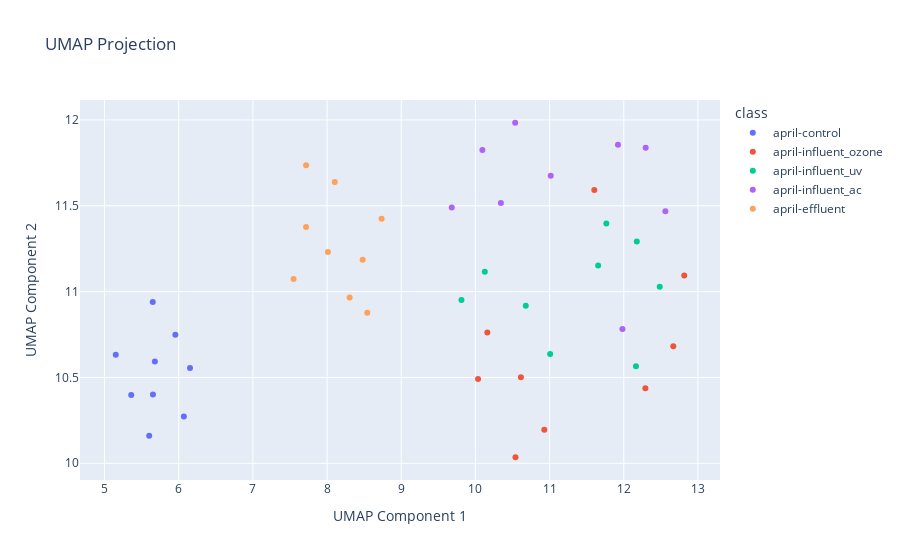

Write notebook code for a chart like this one.
### Code cell
from src.StreamPort.ml.MachineLearningEngine import MachineLearningEngine
from src.StreamPort.ml.MachineLearningProcessingSettings import  MakeModelUMAP
import pandas as pd

path = 'feature_list.csv'
engine = MachineLearningEngine()
engine.add_analyses_from_csv(path)

class_path = 'new_metadata.csv'
df = pd.read_csv(class_path)

#plot april
print("plot april")
engine.add_month_classes(df, 'april') 

umap_model = MakeModelUMAP(n_neighbors=15, min_dist=0.1, n_components=2, random_state=42)
engine.add_settings(umap_model)
engine.run_workflow()
engine.plot_umap()

### Figure 1 — Plotly figure (JSON) as saved in the notebook; plotly's stock layout.template omitted (floating-point values rounded to 4 significant figures)
{"data": [{"hovertemplate": "class=april-control<br>UMAP Component 1=%{x}<br>UMAP Component 2=%{y}<extra></extra>", "legendgroup": "april-control", "marker": {"color": "#636efa", "symbol": "circle"}, "mode": "markers", "name": "april-control", "orientation": "v", "showlegend": true, "type": "scatter", "x": [5.679, 6.152, 5.955, 5.653, 5.36, 5.151, 6.069, 5.65, 5.602], "xaxis": "x", "y": [10.59, 10.55, 10.75, 10.4, 10.4, 10.63, 10.27, 10.94, 10.16], "yaxis": "y"}, {"hovertemplate": "class=april-influent_ozone<br>UMAP Component 1=%{x}<br>UMAP Component 2=%{y}<extra></extra>", "legendgroup": "april-influent_ozone", "marker": {"color": "#EF553B", "symbol": "circle"}, "mode": "markers", "name": "april-influent_ozone", "orientation": "v", "showlegend": true, "type": "scatter", "x": [10.04, 10.16, 10.61, 10.93, 10.54, 11.6, 12.67, 12.82, 12.29], "xaxis": "x", "y": [10.49, 10.76, 10.5, 10.2, 10.04, 11.59, 10.68, 11.09, 10.44], "yaxis": "y"}, {"hovertemplate": "class=april-influent_uv<br>UMAP Component 1=%{x}<br>UMAP Component 2=%{y}<extra></extra>", "legendgroup": "april-influent_uv", "marker": {"color": "#00cc96", "symbol": "circle"}, "mode": "markers", "name": "april-influent_uv", "orientation": "v", "showlegend": true, "type": "scatter", "x": [9.812, 10.13, 11.65, 11.01, 10.68, 11.77, 12.18, 12.48, 12.16], "xaxis": "x", "y": [10.95, 11.12, 11.15, 10.64, 10.92, 11.4, 11.29, 11.03, 10.57], "yaxis": "y"}, {"hovertemplate": "class=april-influent_ac<br>UMAP Component 1=%{x}<br>UMAP Component 2=%{y}<extra></extra>", "legendgroup": "april-influent_ac", "marker": {"color": "#ab63fa", "symbol": "circle"}, "mode": "markers", "name": "april-influent_ac", "orientation": "v", "showlegend": true, "type": "scatter", "x": [11.02, 9.681, 10.09, 10.34, 10.54, 11.92, 12.3, 12.56, 11.98], "xaxis": "x", "y": [11.68, 11.49, 11.83, 11.52, 11.98, 11.86, 11.84, 11.47, 10.78], "yaxis": "y"}, {"hovertemplate": "class=april-effluent<br>UMAP Component 1=%{x}<br>UMAP Component 2=%{y}<extra></extra>", "legendgroup": "april-effluent", "marker": {"color": "#FFA15A", "symbol": "circle"}, "mode": "markers", "name": "april-effluent", "orientation": "v", "showlegend": true, "type": "scatter", "x": [8.735, 8.304, 8.48, 8.543, 8.012, 7.548, 7.718, 8.104, 7.717], "xaxis": "x", "y": [11.42, 10.97, 11.19, 10.88, 11.23, 11.07, 11.74, 11.64, 11.38], "yaxis": "y"}], "layout": {"legend": {"title": {"text": "class"}, "tracegroupgap": 0}, "title": {"text": "UMAP Projection"}, "xaxis": {"anchor": "y", "domain": [0, 1], "title": {"text": "UMAP Component 1"}}, "yaxis": {"anchor": "x", "domain": [0, 1], "title": {"text": "UMAP Component 2"}}}}
